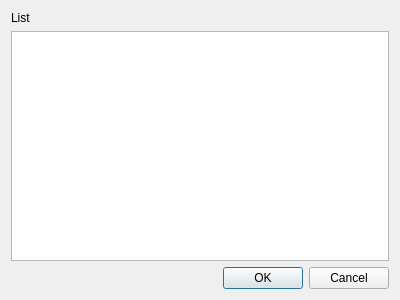
<?xml version="1.0" encoding="UTF-8"?>
<ui version="4.0">
 <class>ZStringListDialog</class>
 <widget class="QDialog" name="ZStringListDialog">
  <property name="geometry">
   <rect>
    <x>0</x>
    <y>0</y>
    <width>400</width>
    <height>300</height>
   </rect>
  </property>
  <layout class="QVBoxLayout" name="verticalLayout">
   <item>
    <widget class="QLabel" name="label">
     <property name="text">
      <string>List</string>
     </property>
    </widget>
   </item>
   <item>
    <widget class="QPlainTextEdit" name="edit"/>
   </item>
   <item>
    <widget class="QDialogButtonBox" name="buttonBox">
     <property name="orientation">
      <enum>Qt::Horizontal</enum>
     </property>
     <property name="standardButtons">
      <set>QDialogButtonBox::Cancel|QDialogButtonBox::Ok</set>
     </property>
    </widget>
   </item>
  </layout>
 </widget>
 <resources/>
 <connections>
  <connection>
   <sender>buttonBox</sender>
   <signal>accepted()</signal>
   <receiver>ZStringListDialog</receiver>
   <slot>accept()</slot>
   <hints>
    <hint type="sourcelabel">
     <x>248</x>
     <y>254</y>
    </hint>
    <hint type="destinationlabel">
     <x>157</x>
     <y>274</y>
    </hint>
   </hints>
  </connection>
  <connection>
   <sender>buttonBox</sender>
   <signal>rejected()</signal>
   <receiver>ZStringListDialog</receiver>
   <slot>reject()</slot>
   <hints>
    <hint type="sourcelabel">
     <x>316</x>
     <y>260</y>
    </hint>
    <hint type="destinationlabel">
     <x>286</x>
     <y>274</y>
    </hint>
   </hints>
  </connection>
 </connections>
</ui>
